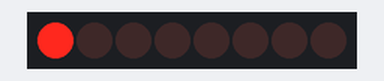
A sketch run on a simulated Arduino Uno, built with avr-gcc and run on an emulated ATmega328P. Shown: 8 shift-register outputs drawn as a row of LEDs (first output left, lit = HIGH). Wiring (inferred from the names in the program): shift register (74HC595): data pin 13; shift clock pin 12; latch pin 14. Wiring (inferred from the signals the program sends): row of LEDs: on Q0, Q1, Q2, Q3, Q4, Q5, Q6, Q7.

Above: at 0.6 s.
At 5.1 s:
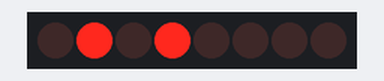
At 10.1 s:
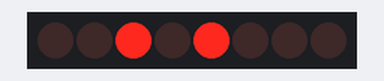
At 20.1 s:
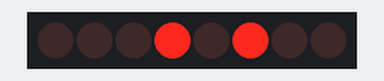
At 30.1 s:
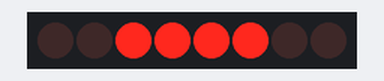
At 39.75 s:
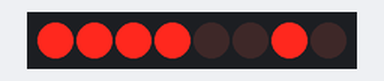
Timing chart, 0 to 40.0 s (numbered marks = the images above):
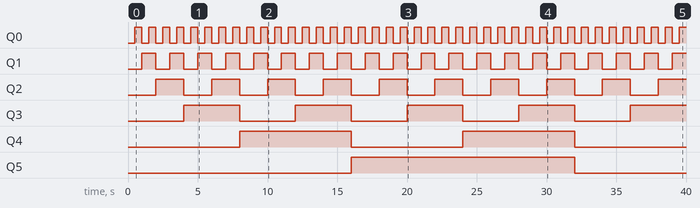

The sketch:

74hc.ino
```cpp
int rclk = 14;
int srclk = 12;
int ser = 13;

void setup() {
  pinMode(rclk, OUTPUT);
  pinMode(srclk, OUTPUT);
  pinMode(ser, OUTPUT);
}

void loop() {
  for (int i = 0; i < 255; i++) {
    digitalWrite(rclk, LOW);
    shiftOut(ser, srclk, MSBFIRST, i);
    digitalWrite(rclk, HIGH);
    delay(500);
  }
}
```

Measured:
- by itself, Q0: alternates HIGH for 0.50 s and LOW for 0.50 s
- by itself, Q1: alternates HIGH for 1.0 s and LOW for 1.0 s
- by itself, Q2: alternates HIGH for 2.0 s and LOW for 2.0 s
- by itself, Q3: alternates HIGH for 4.0 s and LOW for 4.0 s
- by itself, Q4: alternates HIGH for 8.0 s and LOW for 8.0 s
- by itself, Q5: LOW → HIGH at 16.0 s, → LOW 16.0 s later
